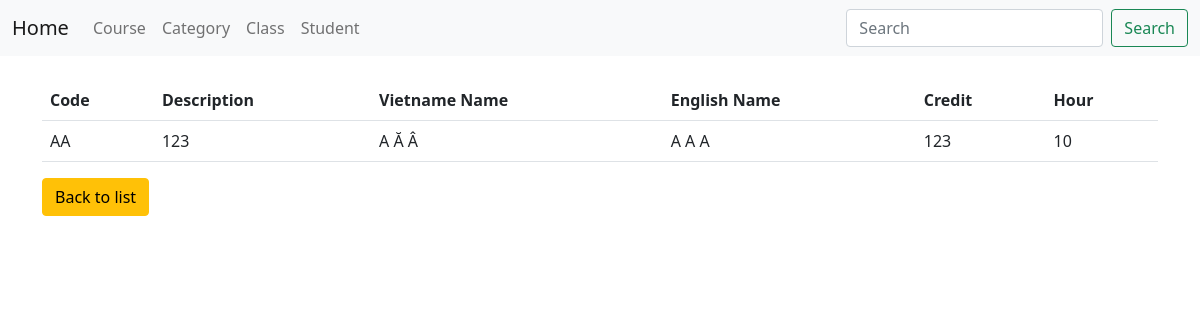
The page /course/1 on the database its author committed.
### course/models.py (models this page shows, shortened)
class Course(models.Model):
    code = models.CharField(max_length=10)
    description = models.TextField()
    name_en = models.CharField(max_length=250)
    name_vi = models.CharField(max_length=250)
    credit = models.IntegerField()
    hour = models.IntegerField()
    category = models.ForeignKey(Category, on_delete=models.CASCADE)

### course/views.py (the view)
# urls.py: path("course/<int:id>", views.course_details),
def course_details(request, id):
    course = Course.objects.get(id=id)
    context = {
        "course": course,
    }
    return render(request, "course/course/course_details.html", context)

### course/templates/course/course/course_details.html
{% extends 'base.html' %}
{% block content %}
<table class="table">
    <tr>
        <th>Code</th>
        <th>Description</th>
        <th>Vietname Name</th>
        <th>English Name</th>
        <th>Credit</th>
        <th>Hour</th>
    </tr>
    <tr>
        <td>{{course.code}}</td>
        <td>{{course.description}}</td>
        <td>{{course.name_vi}}</td>
        <td>{{course.name_en}}</td>
        <td>{{course.credit}}</td>
        <td>{{course.hour}}</td>
    </tr>
</table>
<a class="btn btn-warning" href="back_to_courselist">Back to list</a>
{% endblock content %}

### rows shown on the page
Course: code "AA", description "123", name_vi "A Ă Â", name_en "A A A", credit "123", hour "10"
